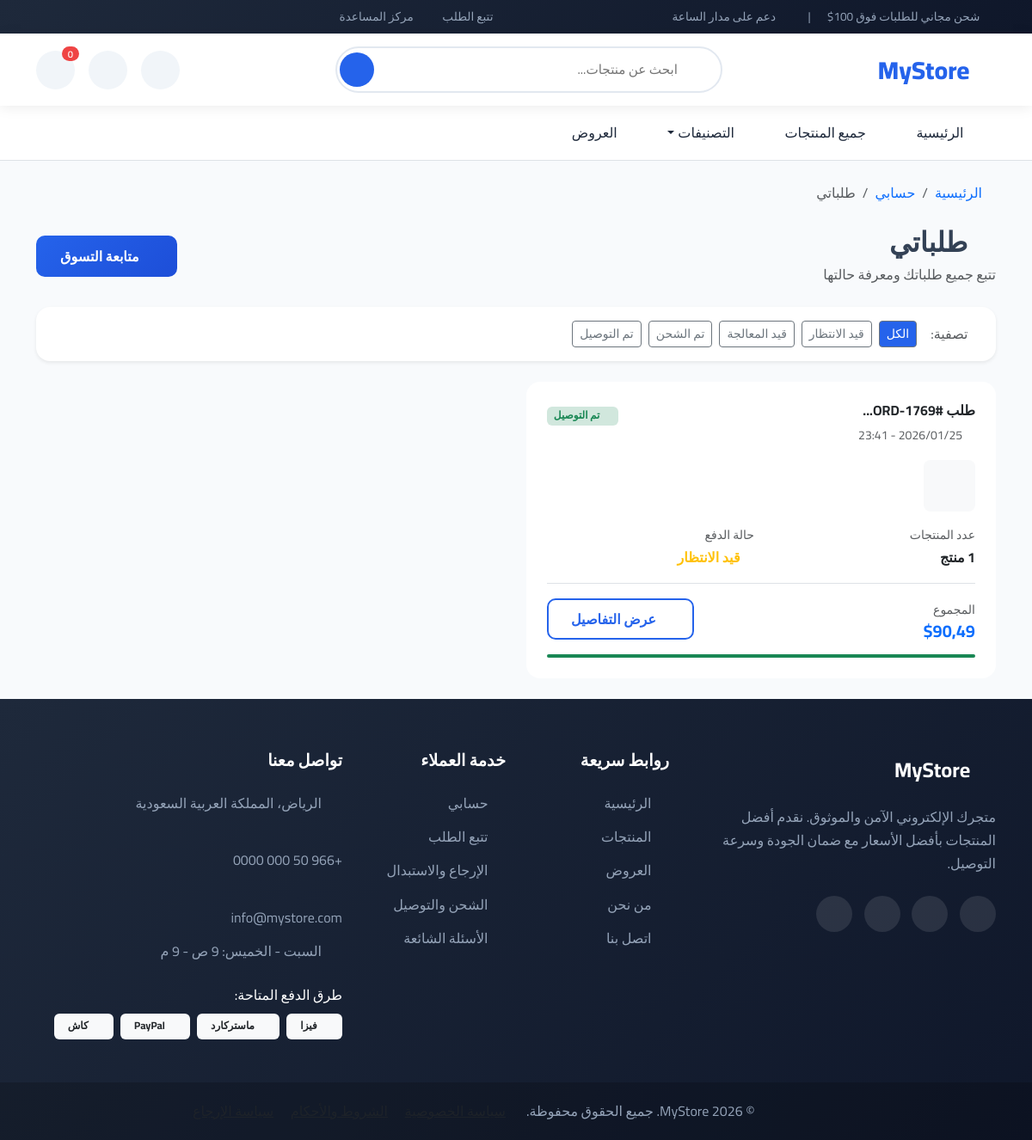
/orders/ (signed in), run on the app's committed database.
### orders/models.py (models this page shows, shortened)
class Order(models.Model):
    ORDER_STATUS = (
        ('pending', 'قيد الانتظار'),
        ('confirmed', 'مؤكد'),
        ('processing', 'قيد المعالجة'),
        ('shipped', 'تم الشحن'),
        ('delivered', 'تم التوصيل'),
        ('cancelled', 'ملغي'),
        ('refunded', 'مسترد'),
    )
    PAYMENT_STATUS = (
        ('pending', 'قيد الانتظار'),
        ('paid', 'مدفوع'),
        ('failed', 'فشل'),
        ('refunded', 'مسترد'),
    )
    PAYMENT_METHODS = (
        ('cod', 'الدفع عند الاستلام'),
        ('credit_card', 'بطاقة ائتمان'),
        ('paypal', 'PayPal'),
        ('bank_transfer', 'تحويل بنكي'),
    )
    id = models.UUIDField(primary_key=True, default=uuid.uuid4, editable=False)
    order_number = models.CharField(max_length=20, unique=True, editable=False)
    user = models.ForeignKey(
        settings.AUTH_USER_MODEL,
        on_delete=models.SET_NULL,
        null=True,
        related_name='orders'
    )
    status = models.CharField(max_length=20, choices=ORDER_STATUS, default='pending')
    payment_status = models.CharField(max_length=20, choices=PAYMENT_STATUS, default='pending')
    payment_method = models.CharField(max_length=20, choices=PAYMENT_METHODS)
    subtotal = models.DecimalField(max_digits=10, decimal_places=2)
    tax = models.DecimalField(max_digits=10, decimal_places=2, default=Decimal('0.00'))
    shipping_cost = models.DecimalField(max_digits=10, decimal_places=2, default=Decimal('0.00'))
    discount = models.DecimalField(max_digits=10, decimal_places=2, default=Decimal('0.00'))
    total = models.DecimalField(max_digits=10, decimal_places=2)
    integrity_hash = models.CharField(max_length=64, editable=False)
    shipping_address = models.JSONField()
    billing_address = models.JSONField()
    notes = models.TextField(blank=True, max_length=500)
    tracking_number = models.CharField(max_length=100, blank=True)
    shipped_at = models.DateTimeField(null=True, blank=True)
    delivered_at = models.DateTimeField(null=True, blank=True)
    ip_address = models.GenericIPAddressField()
    user_agent = models.TextField(blank=True)
    created_at = models.DateTimeField(auto_now_add=True)
    updated_at = models.DateTimeField(auto_now=True)
    class Meta:
        ordering = ['-created_at']
        indexes = [
            models.Index(fields=['order_number']),
            models.Index(fields=['user', 'status']),
            models.Index(fields=['created_at']),
        ]

class OrderItem(models.Model):
    id = models.UUIDField(primary_key=True, default=uuid.uuid4, editable=False)
    order = models.ForeignKey(
        Order,
        on_delete=models.CASCADE,
        related_name='items'
    )
    product = models.ForeignKey(
        Product,
        on_delete=models.SET_NULL,
        null=True,
        related_name='order_items'
    )
    product_name = models.CharField(max_length=200)
    product_sku = models.CharField(max_length=50, blank=True)
    quantity = models.PositiveIntegerField(
        validators=[MinValueValidator(1), MaxValueValidator(99)]
    )
    unit_price = models.DecimalField(max_digits=10, decimal_places=2)
    total_price = models.DecimalField(max_digits=10, decimal_places=2)
    created_at = models.DateTimeField(auto_now_add=True)
    class Meta:
        ordering = ['created_at']

### orders/views.py (the view)
# urls.py: path('orders/', views.order_list, name='orders'),
@login_required
def order_list(request):
    orders = Order.objects.filter(user=request.user).order_by('-created_at')
    return render(request, 'orders/order_list.html', {
        'orders': orders
    })

### templates/orders/order_list.html (shortened to what this page needs)
{% extends 'base.html' %}
{% block content %}
<div class="container">
    <nav aria-label="breadcrumb" class="mb-4">
        <ol class="breadcrumb">
            <li class="breadcrumb-item"><a href="{% url 'products:home' %}" class="text-decoration-none"><i class="bi bi-house"></i> الرئيسية</a></li>
            <li class="breadcrumb-item"><a href="{% url 'accounts:profile' %}" class="text-decoration-none">حسابي</a></li>
            <li class="breadcrumb-item active">طلباتي</li>
        </ol>
    </nav>
    <div class="d-flex flex-wrap justify-content-between align-items-center mb-4">
        <div>
            <h2 class="fw-bold mb-1">
                <i class="bi bi-box-seam text-primary me-2"></i>طلباتي
            </h2>
            <p class="text-muted mb-0">تتبع جميع طلباتك ومعرفة حالتها</p>
        </div>
        <a href="{% url 'products:product_list' %}" class="btn btn-primary">
            <i class="bi bi-bag-plus me-1"></i>متابعة التسوق
        </a>
    </div>
    {% if orders %}
    <div class="card border-0 shadow-sm rounded-4 mb-4">
        <div class="card-body p-3">
            <div class="d-flex flex-wrap gap-2 align-items-center">
                <span class="text-muted me-2"><i class="bi bi-funnel me-1"></i>تصفية:</span>
                <button class="btn btn-sm btn-outline-secondary filter-btn active" data-filter="all">الكل</button>
                <button class="btn btn-sm btn-outline-secondary filter-btn" data-filter="pending">قيد الانتظار</button>
                <button class="btn btn-sm btn-outline-secondary filter-btn" data-filter="processing">قيد المعالجة</button>
                <button class="btn btn-sm btn-outline-secondary filter-btn" data-filter="shipped">تم الشحن</button>
                <button class="btn btn-sm btn-outline-secondary filter-btn" data-filter="delivered">تم التوصيل</button>
            </div>
        </div>
    </div>
    <div class="row g-4">
        {% for order in orders %}
        <div class="col-lg-6" data-status="{{ order.status }}">
            <div class="card order-card h-100">
                <div class="card-body p-4">
                    <div class="d-flex justify-content-between align-items-start mb-3">
                        <div>
                            <h6 class="fw-bold mb-1">طلب #{{ order.order_number|slice:":8" }}...</h6>
                            <small class="text-muted">
                                <i class="bi bi-calendar3 me-1"></i>{{ order.created_at|date:"Y/m/d - H:i" }}
                            </small>
                        </div>
                        <div class="text-end">
                            {% if order.status == 'pending' %}
                            <span class="badge bg-warning-subtle text-warning">
                                <i class="bi bi-clock me-1"></i>قيد الانتظار
                            </span>
                            {% elif order.status == 'confirmed' %}
                            <span class="badge bg-info-subtle text-info">
                                <i class="bi bi-check me-1"></i>مؤكد
                            </span>
                            {% elif order.status == 'processing' %}
                            <span class="badge bg-primary-subtle text-primary">
                                <i class="bi bi-gear me-1"></i>قيد المعالجة
                            </span>
                            {% elif order.status == 'shipped' %}
                            <span class="badge" style="background: #e5d4f5; color: #6f42c1;">
                                <i class="bi bi-truck me-1"></i>تم الشحن
                            </span>
                            {% elif order.status == 'delivered' %}
                            <span class="badge bg-success-subtle text-success">
                                <i class="bi bi-check-circle me-1"></i>تم التوصيل
                            </span>
                            {% elif order.status == 'cancelled' %}
                            <span class="badge bg-danger-subtle text-danger">
                                <i class="bi bi-x-circle me-1"></i>ملغي
                            </span>
                            {% elif order.status == 'refunded' %}
                            <span class="badge bg-secondary-subtle text-secondary">
                                <i class="bi bi-arrow-counterclockwise me-1"></i>مسترد
                            </span>
                            {% endif %}
                        </div>
                    </div>
                    <div class="d-flex gap-2 mb-3">
                        {% for item in order.items.all|slice:":3" %}
                        <div class="rounded-3 bg-light d-flex align-items-center justify-content-center" style="width: 60px; height: 60px;">
                            {% if item.product.image %}
                            <img src="{{ item.product.image.url }}" alt="{{ item.product.name }}" class="rounded-3" style="width: 100%; height: 100%; object-fit: cover;">
                            {% else %}
                            <i class="bi bi-box text-muted"></i>
                            {% endif %}
                        </div>
                        {% endfor %}
                    </div>
                    <div class="row g-3 mb-3">
                        <div class="col-6">
                            <small class="text-muted d-block">عدد المنتجات</small>
                            <strong>{{ order.items.count }} منتج</strong>
                        </div>
                        <div class="col-6">
                            <small class="text-muted d-block">حالة الدفع</small>
                            {% if order.payment_status == 'paid' %}
                            <span class="text-success fw-semibold"><i class="bi bi-check-circle me-1"></i>مدفوع</span>
                            {% elif order.payment_status == 'pending' %}
                            <span class="text-warning fw-semibold"><i class="bi bi-clock me-1"></i>قيد الانتظار</span>
                            {% elif order.payment_status == 'failed' %}
                            <span class="text-danger fw-semibold"><i class="bi bi-x-circle me-1"></i>فشل</span>
                            {% endif %}
                        </div>
                    </div>
                    <div class="d-flex justify-content-between align-items-center pt-3 border-top">
                        <div>
                            <small class="text-muted">المجموع</small>
                            <h5 class="mb-0 fw-bold text-primary">${{ order.total }}</h5>
                        </div>
                        <a href="{% url 'orders:detail' order.id %}" class="btn btn-outline-primary">
                            <i class="bi bi-eye me-1"></i>عرض التفاصيل
                        </a>
                    </div>
                    <div class="order-status-bar status-{{ order.status }}"></div>
                </div>
            </div>
        </div>
        {% endfor %}
    </div>
    {% endif %}
</div>
{% endblock %}

### data on the page
Order: order_number "ORD-1769", created_at "2026/01/25 - 23:41", status "delivered" (drawn), payment_status "pending" (drawn), total "90,49"
